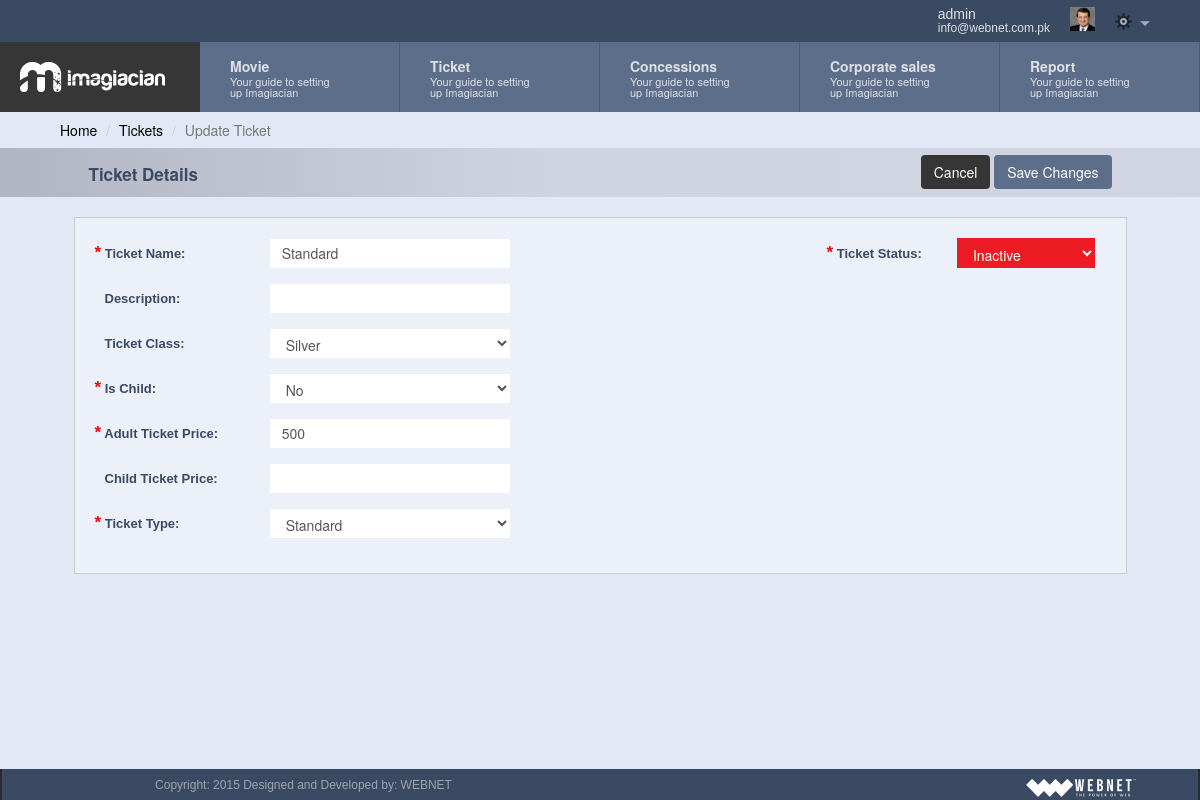
The app's page /add_ticket.php?id=1 (signed in) with its own data.
### tables this page shows
CREATE TABLE IF NOT EXISTS `tickets` (
  `ticket_id` int(11) NOT NULL AUTO_INCREMENT,
  `ticket_title` varchar(32) NOT NULL,
  `ticket_desc` varchar(64) DEFAULT NULL,
  `ticket_class` varchar(32) NOT NULL,
  `ticket_adult_price` varchar(64) NOT NULL,
  `ticket_child_price` varchar(32) NOT NULL,
  `ticket_ischild` varchar(32) DEFAULT NULL,
  `ticket_type` varchar(32) NOT NULL,
  `ticket_status` varchar(32) NOT NULL,
  PRIMARY KEY (`ticket_id`)
);

### common/class.database.php (called while the page is built, shortened)
<?php
class Database {
    public $_DB;
    public $_query;
    public $_where = array();
    public $_select = array();
    public $_action;
    public $_table;
    public $_force_select_all = false;
    public function __construct() {
        try {
            $this->_DB = new PDO('mysql:host=' . DB_HOST . ';dbname=' . DB_NAME, DB_USER, DB_PASS);
            $this->_DB->setAttribute(PDO::ATTR_ERRMODE, PDO::ERRMODE_EXCEPTION);
        } catch (PDOException $e) {
            echo 'ERROR: ' . $e->getMessage();
        }
    }
    public function where($column_name, $value, $operator = '=') {
        $this->_where[$column_name] = array();
        $this->_where[$column_name][] = $value;
        $this->_where[$column_name][] = $operator;
    }
    public function query($query) {
        try {
            $this->_query = $this->_DB->prepare(filter_var($query, FILTER_SANITIZE_STRING));
            $this->bind_results();
            $this->_query->execute();
            $this->_where = array();
            $this->_select = array();
        } catch (PDOException $e) {
            $er = $e->errorInfo;
            echo '<p style="font-family:arial; background:#F00; position:absolute; z-index:10000; color:#FFF; padding:5px;">ERROR: ' . $er[2] . '</p>';
        }
    }
    public function bind_results() {
        if (!empty($this->_where)) {
            $ci = 0;
            foreach ($this->_where as $c => $value) {
                $ci++;
                if (is_array($value[0])) {
                    foreach ($value[0] as $rkey => $rvalue) {
                        $this->_query->bindValue(':' . $c.($ci+$rkey), $rvalue, $this->get_type($rvalue));
                    }
                }else{
                    $this->_query->bindValue(':' . $c.$ci, $value[0], $this->get_type($value[0]));
                }
            }
        }
    }
    public function get_type($value) {
        if (is_int($value)) {
            $param = PDO::PARAM_INT;
        } elseif (is_bool($value)) {
            $param = PDO::PARAM_BOOL;
        } elseif (is_null($value)) {
            $param = PDO::PARAM_NULL;
        } elseif (is_string($value)) {
            $param = PDO::PARAM_STR;
        } else {
            $param = FALSE;
        }
        return $param;
    }
    public function build_query() {
        $query = $this->_action;
        if ($this->_action == 'SELECT') {
            if (!empty($this->_select)) {
                if ($this->_force_select_all == true) {
                    $query .= ' *,';
                }
                foreach ($this->_select as $column_name => $name) {
                    $query .=' ' . $column_name . ' as ' . $name . ', ';
                }
            } else {
                $query .= ' *';
            }
            $query = rtrim($query, ', ');
        }
        if ($this->_action != 'UPDATE' && $this->_action != 'INSERT') {
            $query .= ' FROM ';
        }
        $query .= $this->_table;
        if (!empty($this->_where)) {
            $query .= ' WHERE ';
            $columns = array();
            $ci = 0;
            foreach ($this->_where as $c => $v) {
                $cn = $c;
                $ci++;
                if ($v[1] == 'BETWEEN' || $v[1] == 'NOT BETWEEN') {
                    $columns[] = $cn . ' ' . $v[1] . ' :' . $c.$ci . ' and :' . $c.($ci+1);
                }elseif($v[1] == 'IN'){
                    $columns[] = $cn . ' IN ' . $v[0];
                }else{
                    $columns[] = $cn . ' ' . $v[1] . ' :' . $c.$ci;
                }
            }
            $query .= implode(' AND ', $columns);
        }
        $this->query($query);
    }
    public function result($fetch_type = PDO::FETCH_OBJ) {
        return $this->_query->fetch($fetch_type);
    }
    public function from($table_name, $num_rows = NULL) {
        $this->_action = 'SELECT';
        $this->_table = $table_name;
        $this->build_query();
    }
}

### classes/class.ticket.php (called while the page is built, shortened)
<?php
class ticket extends database
{
	private $table_name;
	function __construct()
	{
		$this->table_name = 'tickets';
	}
	public function get_tickets($ID = NULL)
	{
		if (isset($ID)) {
			$this->from($this->table_name);
			return $this->result();
		}
		else {
			return $this->all_results();
		}
	}
}
 ?>

### common/default_vars.php (called while the page is built, shortened)
<?php
$status = array();
$status['active']	= 'Active';
$status['planed'] 	= 'Planned';
$status['inactive'] 	= 'Inactive';
$ticket_class = array();
$ticket_class['platinum'] 	= 'Platinum';
$ticket_class['gold']		= 'Gold';
$ticket_class['silver'] 	= 'Silver';
$confirm = array();
$confirm['yes'] 	= 'Yes';
$confirm['no']		= 'No';
$ticket_type = array();
$ticket_type['standard'] 	 = 'Standard';
$ticket_type['complimentary'] = 'Complimentary';
$ticket_type['redemption'] = 'Redemption';
?>

### add_ticket.php (the view, shortened to what this page needs)
<?php require_once 'header.php'; ?>
<?php
	if($_SESSION['user']->capabilities != 'null'){
		$user_capabilities = $_SESSION['user']->capabilities;
		$user_capabilities = (!empty($user_capabilities))? json_decode($user_capabilities) : array();
	}else{$user_capabilities = array('empty'); }
	if(in_array('add_ticket', $user_capabilities)){
?>
	<div class="container">
	<div class="row">
		<ol class="breadcrumb">
		  <li><a href="index.php">Home</a></li>
		  <li><a href="view_ticket.php">Tickets</a></li>
		  <li class="active"><?php echo (isset($_GET['id']))? 'Update' : 'Add' ?> Ticket</li>
		</ol>
	</div>
<form class="form-horizontal dashboardForm"  action="" method="post">
	<div class="row gray-header">
				<div class="col-md-12">
					<div class="form-header-inner">
						<div class="col-sm-6">
							<h3> Ticket Details</h3>
						</div>
				 		<div class="col-sm-6 action_btn">
				 			<button type="button" class="btn submitBtn cancel-button" name="">Cancel</button>
					 		<button type="submit" class="btn submitBtn save-button" name="add_ticket"><?php echo (isset($_GET['id']))? 'Save Changes ' : 'Add Ticket' ?>  </button>
				 		</div>
				 	</div>
			 	</div>
		  </div>
			<?php
			$ticket = new ticket();
			$ID = (isset($_GET['id']))? $_GET['id'] : NULL;
			if (isset($ID)) {
				$ticket_result = $ticket->get_tickets($ID);
			}
			?>
			<div class="form-container" id="ticket_container">
			<div class="col-md-6">
				<div class="col-md-12">
					<div class="form-group">
						<label for="itemname" class="col-sm-4 control-label"><span>*</span> Ticket Name: </label>
						<div class="col-sm-8">
							<input type="text" name="ticket_title" id="ticket_title" value="<?php echo (isset($ID))? $ticket_result->ticket_title : '' ?>" class="form-control" required>
						</div>
					</div>
				</div>
				<div class="col-md-12">
					<div class="form-group">
						<label for="ticket_desc" class="col-sm-4 control-label">Description: </label>
						<div class="col-sm-8">
							<input type="text" name="ticket_desc" id="ticket_desc" value="<?php echo (isset($ID))? $ticket_result->ticket_desc : '' ?>" class="form-control" >
						</div>
					</div>
				</div>
				<div class="col-md-12">
					<div class="form-group">
						<label for="ticket_class" class="col-sm-4 control-label">Ticket Class: </label>
						<div class="col-sm-8">
							<select class="form-control" name="ticket_class">
								<?php foreach($ticket_class as $ticket_class_key => $ticket_class_value){ ?>
									<option value="<?php echo $ticket_class_key; ?>" <?php (isset($ID))? $selected_class = $ticket_result->ticket_class : '';if(isset($ID)){if($ticket_class_key == $selected_class){echo 'selected=selected';}}?> ><?php echo $ticket_class_value; ?></option>
									<?php } ?>
							</select>
						</div>
					</div>
				</div>
				<div class="col-md-12">
					<div class="form-group">
						<label for="ticket_ischild" class="col-sm-4 control-label"><span>*</span> Is Child: </label>
						<div class="col-sm-8">
							<select class="form-control" name="ticket_ischild" required>
								<?php foreach($confirm as $confirm_key => $confirm_value){ ?>
									<option value="<?php echo $confirm_key; ?>" <?php (isset($ID))? $selected = $ticket_result->ticket_ischild : '';if(isset($ID)){if($confirm_key == $selected){echo 'selected=selected';}}?> ><?php echo $confirm_value; ?></option>
									<?php } ?>
							</select>
						</div>
					</div>
				</div>
				<div class="col-md-12">
					<div class="form-group">
						<label for="ticket_adult_price" class="col-sm-4 control-label"><span>*</span> Adult Ticket Price: </label>
						<div class="col-sm-8">
							<input type="text" name="ticket_adult_price" id="ticket_adult_price" value="<?php echo (isset($ID))? $ticket_result->ticket_adult_price : '' ?>" class="form-control" required >
						</div>
					</div>
				</div>
				<div class="col-md-12">
					<div class="form-group">
						<label for="ticket_child_price" class="col-sm-4 control-label">Child Ticket Price: </label>
						<div class="col-sm-8">
							<input type="text" name="ticket_child_price" id="ticket_child_price" value="<?php echo (isset($ID))? $ticket_result->ticket_child_price : '' ?>" class="form-control" >
						</div>
					</div>
				</div>
				<div class="col-md-12">
					<div class="form-group">
						<label for="ticket_class" class="col-sm-4 control-label"><span>*</span> Ticket Type: </label>
						<div class="col-sm-8">
							<select class="form-control" name="ticket_type" required>
								<?php foreach($ticket_type as $ticket_type_key => $ticket_type_value){ ?>
									<option value="<?php echo $ticket_type_key; ?>" <?php (isset($ID))? $selected_type = $ticket_result->ticket_type : '';if(isset($ID)){if($ticket_type_key == $selected_type){echo 'selected=selected';}}?> ><?php echo $ticket_type_value; ?></option>
									<?php } ?>
							</select>
						</div>
					</div>
				</div>
			</div>
			<div class="col-md-6">
				<div class="col-md-offset-5 col-md-7">
					<div class="form-group">
						<label for="itemname" class=" col-sm-5 control-label"><span>*</span> Ticket Status: </label>
						<div class="col-sm-7">
							<select class="status form-control" name="ticket_status" required>
								<?php foreach($status as $ticket_status_key => $ticket_status_value){ ?>
									<option value="<?php echo $ticket_status_key; ?>" <?php (isset($ID))? $selected_status = $ticket_result->ticket_status : '';if(isset($ID)){if($ticket_status_key == $selected_status){echo 'selected=selected';}}?> ><?php echo $ticket_status_value; ?></option>
									<?php } ?>
							</select>
						</div>
					</div>
				</div>
			</div>
			</div>
	  </form>
	</div>
<?php }
?>
<?php require_once 'footer.php'; ?>

### assets/css/dashboard.css (style rules this page uses)
button { outline:0px!important; }
body { background-color: #e2e8f6;padding-right:0px!important; }
html, body { height: 100%; }
label span { color: red; font-size: 17px; line-height: 5px; margin-left: -10px; }
.gray-header { min-height: 45px; background: rgb(178,182,194); background: -moz-linear-gradient(left, rgba(178,182,194,1) 1%, rgba(207,212,224,1) 46%, rgba(231,236,248,1) 100%); background: -webkit-gradient(linear, left top, right top, color-stop(1%,rgba(178,182,194,1)), color-stop(46%,rgba(207,212,224,1)), color-stop(100%,rgba(231,236,248,1))); background: -webkit-linear-gradient(left, rgba(178,182,194,1) 1%,rgba(207,212,224,1) 46%,rgba(231,236,248,1) 100%); background: -o-linear-gradient(left, rgba(178,182,194,1) 1%,rgba(207,212,224,1) 46%,rgba(231,236,248,1) 100%); background: -ms-linear-gradient(left, rgba(178,182,194,1) 1%,rgba(207,212,224,1) 46%,rgba(231,236,248,1) 100%); background: linear-gradient(to right, rgba(178,182,194,1) 1%,rgba(207,212,224,1) 46%,rgb(208, 213, 225) 100%); filter: progid:DXImageTransform.Microsoft.gradient( startColorstr='#b2b6c2', endColorstr='#e7ecf8',GradientType=1 ); color: #3a4a63; }
.gray-header h3 { font-size: 17px; font-weight: bold; margin-bottom: 5px; }
.gray-header .action_btn { text-align: right; }
.container { width:100%!important; }
.form-header-inner { width: 90%; margin: auto; min-height: 45px; padding-top: 7px; }
h1, .h1, h2, .h2, h3, .h3 { margin-top: 10px; margin-bottom: 10px; }
.form-container { width: 90%; margin: auto; overflow: auto; height: auto; border: 1px solid #ccc; margin-bottom: 20px; background-color: #ecf0f9; padding-bottom: 20px; margin-top: 20px; padding-top: 20px; }
.dashboardForm label { color: #3a4a63; font-size: 13px; font-family: helvetica; }
.dashboardForm .save-button { background-color: #5D6E8A; color: white; margin-bottom: 8px; }
.dashboardForm .cancel-button { background-color: #363636; color: white; margin-bottom: 8px; }
.form-container .form-control { border-radius: 0px; border: 0px; height: 30px; width: 80%; }
.breadcrumb { padding: 8px 60px!important; margin-bottom: 0px!important; background-color: transparent!important; }
.breadcrumb a { color: #000000; }
.status { background-color: #ed1c24; color: white; outline: 0px!important; box-shadow: none!important; border: 0; width: 100%!important; }
@media (min-width: 768px) { .form-horizontal .control-label { padding-top: 7px; margin-bottom: 0; text-align: left!important; } }

### records on screen
tickets: ticket_title "Standard", ticket_class "Silver", ticket_ischild "No", ticket_adult_price "500", ticket_type "Standard", ticket_status "Inactive"

### other values on screen
$_SESSION['user']->first_name "admin"
$_SESSION['user']->user_email "info@webnet.com.pk"
